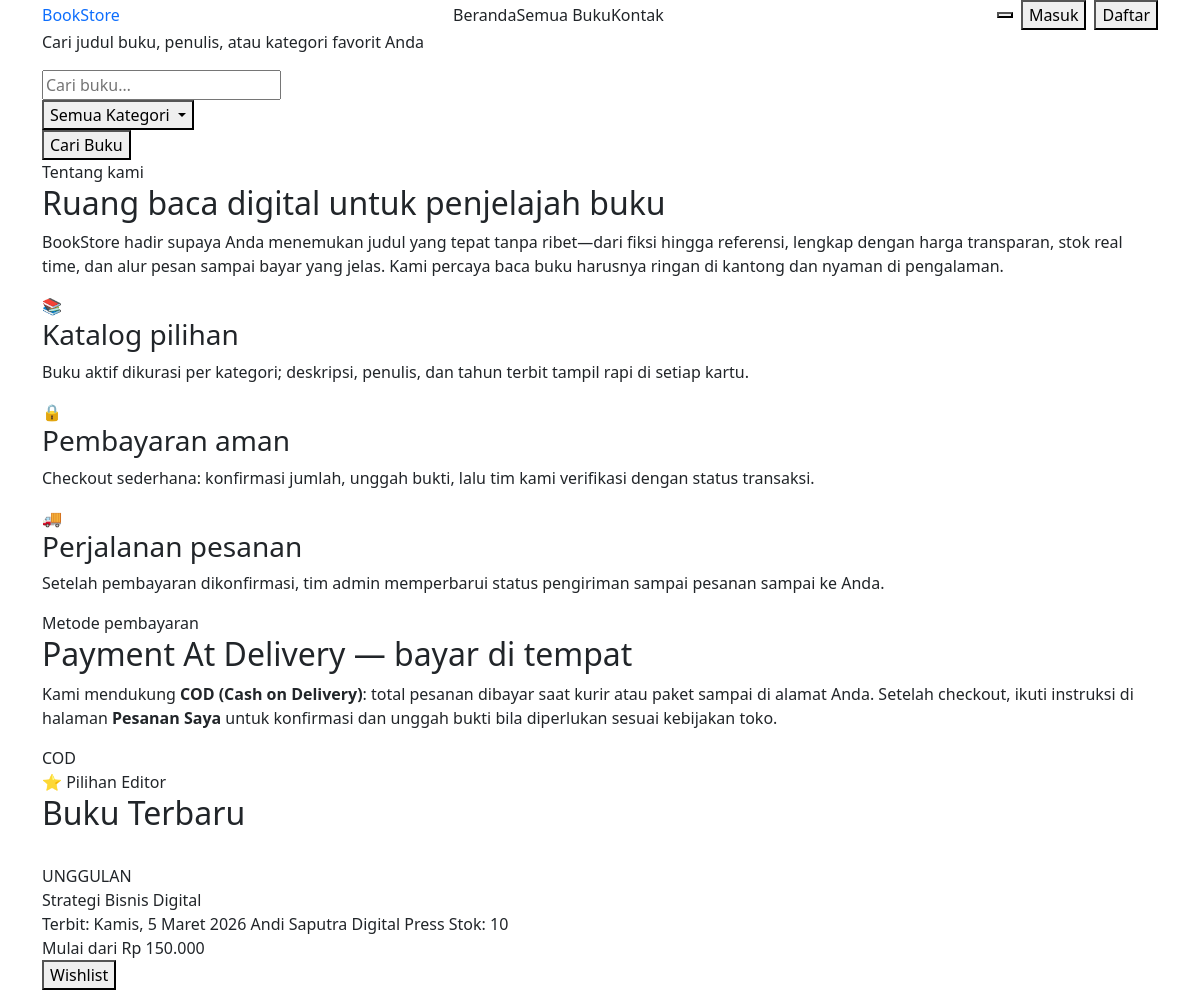
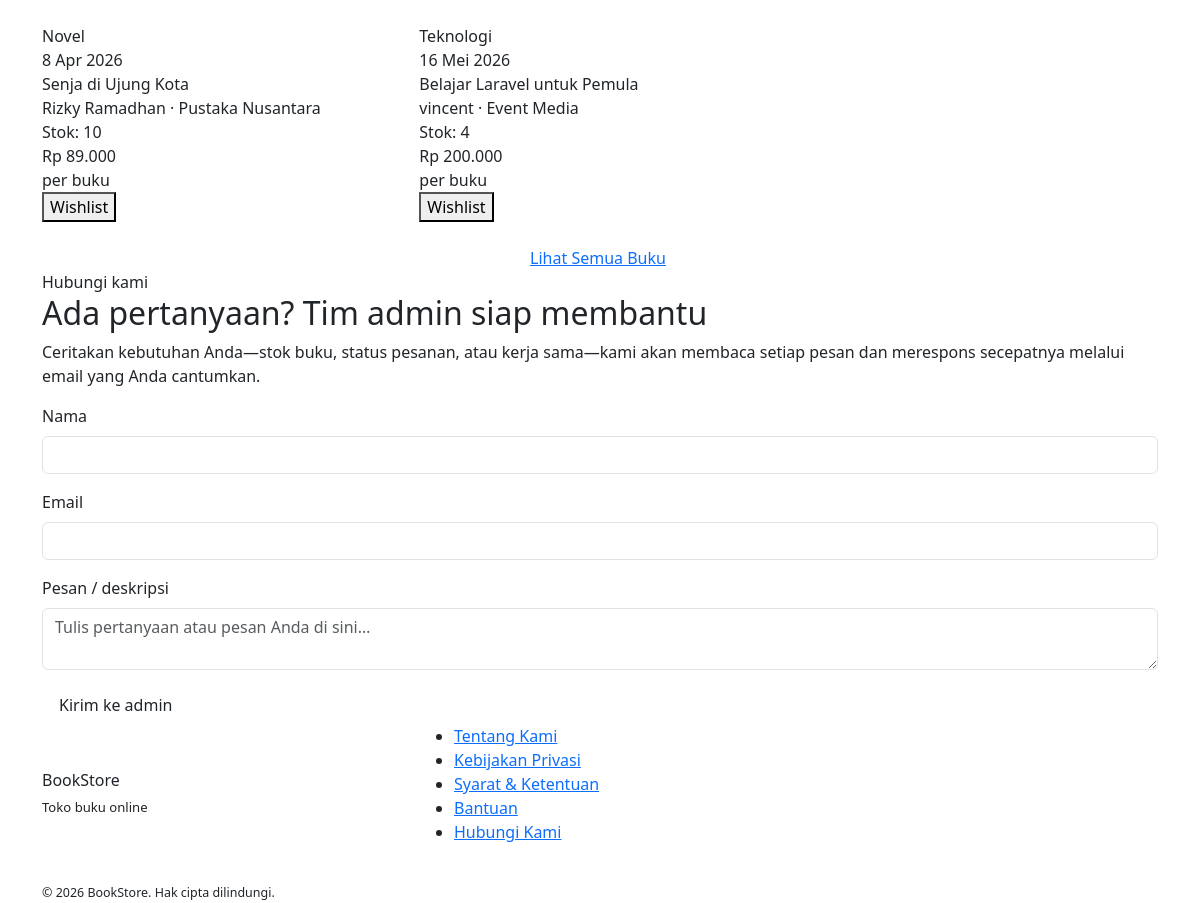
The page / on the database its author committed (2 pictures, top to bottom).
### tables this page shows
CREATE TABLE `m_buku` (
  `id` int NOT NULL,
  `id_kategori` int NOT NULL,
  `judul_buku` varchar(200) NOT NULL,
  `deskripsi` text,
  `penulis` varchar(200) DEFAULT NULL,
  `penerbit` varchar(100) NOT NULL,
  `tahun_penerbit` date NOT NULL,
  `harga` decimal(10,2) NOT NULL DEFAULT '0.00',
  `stok` int DEFAULT '0',
  `gambar` varchar(255) DEFAULT NULL,
  `is_active` tinyint DEFAULT '1',
  `created_at` datetime DEFAULT NULL,
  `created_by` int DEFAULT NULL,
  `updated_at` datetime DEFAULT NULL,
  `updated_by` int DEFAULT NULL
);

CREATE TABLE `m_kategori` (
  `id` int NOT NULL,
  `initial` varchar(100) NOT NULL,
  `nama_kategori` varchar(100) NOT NULL,
  `is_active` tinyint DEFAULT '1',
  `created_at` datetime DEFAULT CURRENT_TIMESTAMP,
  `created_by` int DEFAULT NULL,
  `updated_at` datetime DEFAULT NULL,
  `updated_by` int DEFAULT NULL
);

### function/users/events.php (called while the page is built, shortened)
<?php
function user_event_gambar_url($filename)
{
    return BASE_URL . 'assets/admin/img/buku/' . ltrim($filename, '/');
}
function user_format_tanggal_lengkap($datetime)
{
    $ts = strtotime($datetime);
    $hari = ['Minggu', 'Senin', 'Selasa', 'Rabu', 'Kamis', 'Jumat', 'Sabtu'];
    $bulan = [
        1 => 'Januari', 'Februari', 'Maret', 'April', 'Mei', 'Juni',
        'Juli', 'Agustus', 'September', 'Oktober', 'November', 'Desember',
    ];
    return $hari[(int) date('w', $ts)] . ', '
        . date('j', $ts) . ' '
        . $bulan[(int) date('n', $ts)] . ' '
        . date('Y', $ts);
}
function user_format_tanggal_card($datetime)
{
    $ts = strtotime($datetime);
    $bulan = ['', 'Jan', 'Feb', 'Mar', 'Apr', 'Mei', 'Jun', 'Jul', 'Agu', 'Sep', 'Okt', 'Nov', 'Des'];
    return date('j', $ts) . ' ' . $bulan[(int) date('n', $ts)] . ' ' . date('Y', $ts);
}
function user_event_cat_class($nama_kategori)
{
    $key = strtolower(trim((string) $nama_kategori));
    $map = [
        'musik' => 'cat-music',
        'musik & konser' => 'cat-music',
        'teknologi' => 'cat-tech',
        'kuliner' => 'cat-food',
        'olahraga' => 'cat-sports',
        'seni & budaya' => 'cat-art',
        'seni' => 'cat-art',
        'bisnis' => 'cat-tech',
        'pendidikan' => 'cat-tech',
        'fiksi' => 'cat-art',
        'non-fiksi' => 'cat-tech',
        'anak' => 'cat-food',
    ];
    return $map[$key] ?? 'cat-default';
}
function user_event_cat_icon($nama_kategori)
{
    $key = strtolower(trim((string) $nama_kategori));
    $map = [
        'musik' => '🎵',
        'musik & konser' => '🎵',
        'teknologi' => '💻',
        'kuliner' => '🍜',
        'olahraga' => '⚽',
        'seni & budaya' => '🎨',
        'seni' => '🎨',
        'bisnis' => '📊',
        'pendidikan' => '📚',
        'fiksi' => '📖',
        'anak' => '🧸',
    ];
    return $map[$key] ?? '📚';
}
function get_user_buku($conn, $search = '', $kategori = '', $limit = 7)
{
    $where = ['m_buku.is_active = 1'];
    $search = trim($search);
    $kategori = trim($kategori);
    $where_sql = 'WHERE ' . implode(' AND ', $where);
    $limit_sql = '';
    if ($limit !== null && (int) $limit !== 0) {
        $limit = max(1, min(500, (int) $limit));
        $limit_sql = ' LIMIT ' . $limit;
    }
    $query = "SELECT
                m_kategori.nama_kategori,
                m_buku.id,
                m_buku.id_kategori,
                m_buku.judul_buku,
                m_buku.deskripsi,
                m_buku.penulis,
                m_buku.penerbit,
                m_buku.tahun_penerbit,
                m_buku.harga,
                m_buku.stok,
                m_buku.gambar,
                m_buku.is_active
            FROM m_buku
            LEFT JOIN m_kategori ON m_buku.id_kategori = m_kategori.id
            $where_sql
            ORDER BY m_buku.id DESC
            $limit_sql";
    $result = mysqli_query($conn, $query);
    $rows = [];
    if ($result) {
        while ($row = mysqli_fetch_assoc($result)) {
            $rows[] = $row;
        }
    }
    return $rows;
}
function get_user_events($conn, $search = '', $kategori = '', $kota = '', $limit = 7)
{
    return get_user_buku($conn, $search, $kategori, $limit);
}
function user_event_date_short($date)
{
    return user_format_tanggal_card($date);
}
function user_event_booking_attrs($buku, $cat_name = null, $extra_class = '')
{
    $cat = $cat_name ?? ($buku['nama_kategori'] ?? '-');
    $penulis = trim((string) ($buku['penulis'] ?? ''));
    $penerbit = trim((string) ($buku['penerbit'] ?? ''));
    $meta = $penulis;
    if ($penerbit !== '') {
        $meta = ($meta !== '' ? $penulis . ' · ' : '') . $penerbit;
    }
    $attrs = [
        'data-event-id' => (int) ($buku['id'] ?? 0),
        'data-event-title' => $buku['judul_buku'] ?? '',
        'data-event-harga' => (float) ($buku['harga'] ?? 0),
        'data-event-kuota' => (int) ($buku['stok'] ?? 0),
        'data-event-date' => user_event_date_short($buku['tahun_penerbit'] ?? ''),
        'data-event-location' => $meta,
        'data-event-icon' => user_event_cat_icon($cat),
    ];
    $class = trim('btn-wishlist-trigger ' . $extra_class);
    $html = 'class="' . htmlspecialchars($class, ENT_QUOTES, 'UTF-8') . '"';
    foreach ($attrs as $key => $value) {
        $html .= ' ' . $key . '="' . htmlspecialchars((string) $value, ENT_QUOTES, 'UTF-8') . '"';
    }
    return $html;
}

### function/helpers.php (called while the page is built, shortened)
<?php
function format_rupiah($amount)
{
    return 'Rp ' . number_format((float) $amount, 0, ',', '.');
}
function format_angka_id($number)
{
    return number_format((int) $number, 0, ',', '.');
}
    ?>

### includes/users/event-list.php (the view, shortened to what this page needs)
<?php
$featured_event = $featured_event ?? null;
$grid_events = $grid_events ?? [];
?>
<?php if ($featured_event): ?>
    <?php
    $feat = $featured_event;
    $feat_cat = $feat['nama_kategori'] ?? '-';
    $feat_terbit = user_format_tanggal_lengkap($feat['tahun_penerbit'] ?? '');
    $feat_penulis = trim((string) ($feat['penulis'] ?? ''));
    $feat_penerbit = trim((string) ($feat['penerbit'] ?? ''));
    ?>
    <div class="featured-card mb-4">
        <div class="featured-content">
            <div>
                <div class="featured-tag"><i class="bi bi-lightning-fill"></i> UNGGULAN</div>
                <div class="featured-title"><?= htmlspecialchars($feat['judul_buku'] ?? '') ?></div>
                <div class="featured-meta">
                    <span><i class="bi bi-calendar3"></i> Terbit: <?= htmlspecialchars($feat_terbit) ?></span>
                    <?php if ($feat_penulis !== ''): ?>
                        <span><i class="bi bi-person"></i> <?= htmlspecialchars($feat_penulis) ?></span>
                    <?php endif; ?>
                    <?php if ($feat_penerbit !== ''): ?>
                        <span><i class="bi bi-building"></i> <?= htmlspecialchars($feat_penerbit) ?></span>
                    <?php endif; ?>
                    <span><i class="bi bi-box-seam"></i> Stok: <?= format_angka_id($feat['stok'] ?? 0) ?></span>
                </div>
            </div>
            <div class="featured-footer">
                <div class="featured-price-group">
                    <span class="featured-price-label">Mulai dari</span>
                    <span class="featured-price"><?= format_rupiah($feat['harga'] ?? 0) ?></span>
                </div>
                <button type="button" <?= user_event_booking_attrs($feat, $feat_cat, 'btn-book-lg') ?>>
                    Wishlist
                </button>
            </div>
        </div>
    </div>
<?php endif; ?>
<div class="row g-3">
    <?php foreach ($grid_events as $book): ?>
        <?php
        $cat_name = $book['nama_kategori'] ?? '-';
        $cat_class = user_event_cat_class($cat_name);
        $gambar_url = user_event_gambar_url($book['gambar'] ?? '');
        $img_style = $gambar_url !== '' ? "background-image:url('" . htmlspecialchars($gambar_url, ENT_QUOTES) . "'); background-size:cover; background-position:center;" : '';
        $terbit_tampil = user_format_tanggal_card($book['tahun_penerbit'] ?? '');
        $penulis = trim((string) ($book['penulis'] ?? ''));
        $penerbit = trim((string) ($book['penerbit'] ?? ''));
        $meta_line = $penulis;
        if ($penerbit !== '') {
            $meta_line = ($meta_line !== '' ? $penulis . ' · ' : '') . $penerbit;
        }
        ?>
        <div class="col-md-6 col-lg-4">
            <div class="event-card" role="button" tabindex="0"
                data-event-id="<?= (int) ($book['id'] ?? 0) ?>"
                data-event-title="<?= htmlspecialchars($book['judul_buku'] ?? '', ENT_QUOTES) ?>"
                data-event-category="<?= htmlspecialchars($cat_name, ENT_QUOTES) ?>"
                data-event-datetime="<?= htmlspecialchars('Terbit: ' . $terbit_tampil, ENT_QUOTES) ?>"
                data-event-location="<?= htmlspecialchars($meta_line, ENT_QUOTES) ?>"
                data-event-description="<?= htmlspecialchars($book['deskripsi'] ?? '', ENT_QUOTES) ?>"
                data-event-image="<?= htmlspecialchars($gambar_url, ENT_QUOTES) ?>">
                <div class="card-img-wrapper <?= htmlspecialchars($cat_class) ?> <?= $gambar_url !== '' ? 'has-image' : '' ?>"
                    <?= $img_style !== '' ? 'style="' . $img_style . '"' : '' ?>>
                    <div class="card-badge">
                        <?= htmlspecialchars($cat_name) ?>
                    </div>
                </div>
                <div class="card-body-custom">
                    <div class="card-date-row">
                        <i class="bi bi-calendar3"></i> <?= htmlspecialchars($terbit_tampil) ?>
                    </div>
                    <div class="card-title-custom"><?= htmlspecialchars($book['judul_buku'] ?? '') ?></div>
                    <div class="card-location">
                        <i class="bi bi-person-lines-fill"></i> <?= htmlspecialchars($meta_line) ?>
                    </div>
                    <div class="card-seats">
                        <span style="white-space:nowrap;">Stok:</span>
                        <span style="white-space:nowrap;"><?= format_angka_id($book['stok'] ?? 0) ?></span>
                    </div>
                    <div class="card-footer-custom">
                        <div>
                            <div class="card-price"><?= format_rupiah($book['harga'] ?? 0) ?></div>
                            <div class="card-price-label">per buku</div>
                        </div>
                        <button type="button" <?= user_event_booking_attrs($book, $cat_name, 'btn-book') ?>><i class="bi bi-heart-fill"></i> Wishlist</button>
                    </div>
                </div>
            </div>
        </div>
    <?php endforeach; ?>
</div>

### rows shown on the page
m_buku: judul_buku "Strategi Bisnis Digital", tahun_penerbit "Kamis, 5 Maret 2026", penulis "Andi Saputra", penerbit "Digital Press", stok "10", harga "Rp 150.000"
m_buku: id_kategori.nama_kategori "Novel", tahun_penerbit "8 Apr 2026", judul_buku "Senja di Ujung Kota", meta_line "Rizky Ramadhan · Pustaka Nusantara", stok "10", harga "Rp 89.000"
m_buku: id_kategori.nama_kategori "Teknologi", tahun_penerbit "16 Mei 2026", judul_buku "Belajar Laravel untuk Pemula", meta_line "vincent · Event Media", stok "4", harga "Rp 200.000"

### other values the page prints
$selected_filter_label "Semua Kategori"
